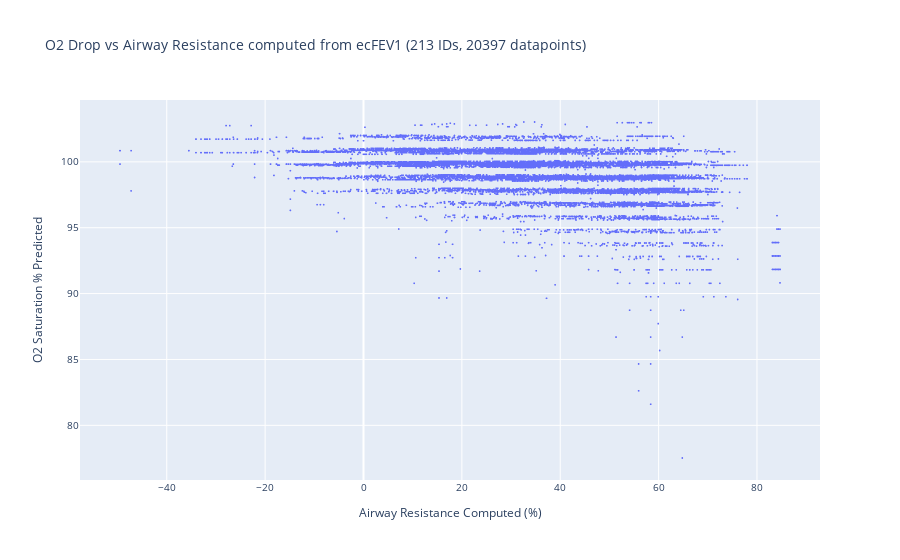

Notebook code cell kept with this figure:
### Code cell
# Plot Airway resistance vs O2 drop
title = f"O2 Drop vs Airway Resistance computed from ecFEV1 ({df.ID.nunique()} IDs, {len(df)} datapoints)"

# histogram up df["Airway Resistance Computed (%)"] by bins of 1%
# df["Airway Resistance Computed (%)"].hist(bins=100)

fig = px.scatter(
    df,
    x="Airway Resistance Computed (%)",
    # x="Airway Resistance Computed Bins Mean (%)",
    # y="Drop from Healthy O2 Saturation (%)",
    y="O2 Saturation % Predicted",
    title=title,
    hover_data=['ID', 'ecFEV1']
)
# Reduce marker size
fig.update_traces(marker=dict(size=2))
fig.update_layout(font=dict(size=10))
fig.show()
fig.write_image(f"{plotsdir}{title}.pdf")
# 100% is about 98 for females and 97.4 for males
# Hence, threshold at 95% => 3-3.5% drop in O2 Saturation => 96.5-97% O2 Saturation

### Figure 1 — Plotly figure (JSON) as saved in the notebook; plotly's stock layout.template omitted (floating-point values rounded to 4 significant figures; data arrays with more than 128 entries replaced by an {"elided": "..."} marker saying what was removed)
{"data": [{"customdata": {"elided": "20397x2 mixed values"}, "hovertemplate": "Airway Resistance Computed (%)=%{x}<br>O2 Saturation % Predicted=%{y}<br>ID=%{customdata[0]}<br>ecFEV1=%{customdata[1]}<extra></extra>", "legendgroup": "", "marker": {"color": "#636efa", "size": 2, "symbol": "circle"}, "mode": "markers", "name": "", "showlegend": false, "type": "scattergl", "x": {"elided": "20397 float values"}, "xaxis": "x", "y": {"elided": "20397 float values"}, "yaxis": "y"}], "layout": {"font": {"size": 10}, "legend": {"tracegroupgap": 0}, "title": {"text": "O2 Drop vs Airway Resistance computed from ecFEV1 (213 IDs, 20397 datapoints)"}, "xaxis": {"anchor": "y", "domain": [0, 1], "title": {"text": "Airway Resistance Computed (%)"}}, "yaxis": {"anchor": "x", "domain": [0, 1], "title": {"text": "O2 Saturation % Predicted"}}}}
